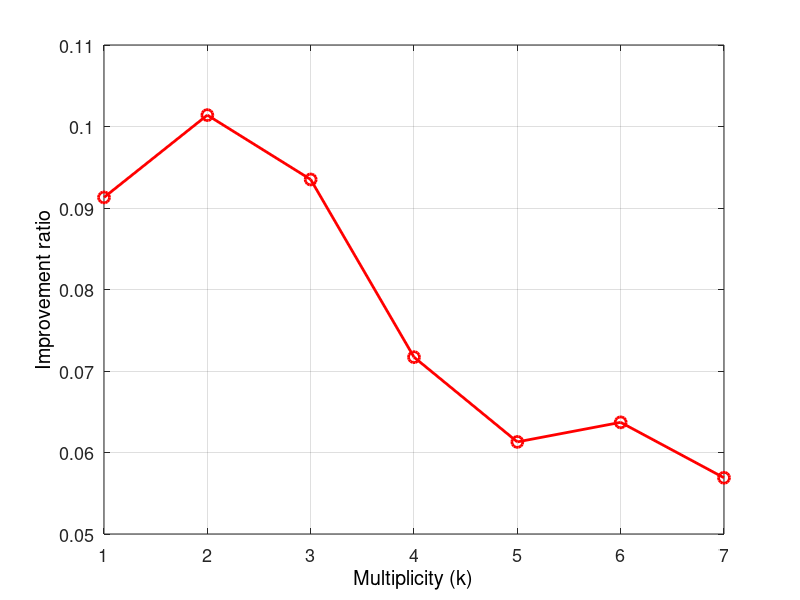

Recreate this plot in MATLAB.
clear;
close all;
fg = 1;
figure(fg);
OverlappedTime = [1 2 3 4 5 6 7];
improveRatio = [0.0913 0.1014 0.0935 0.0717 0.0613 0.0637 0.0569];
ln(1) = line(OverlappedTime(:), improveRatio(1,:),'Marker','o','LineWidth',2,'MarkerFaceColor','none','MarkerSize',8,'color','r');
%end
%set(gca, 'YLim', [0.8 1.2]);
xlabel('Multiplicity (k)','FontSize',13,'Color','k');
ylabel('Improvement ratio','FontSize',13,'Color','k');
set(gca,'fontsize',13);
grid on;
box on;